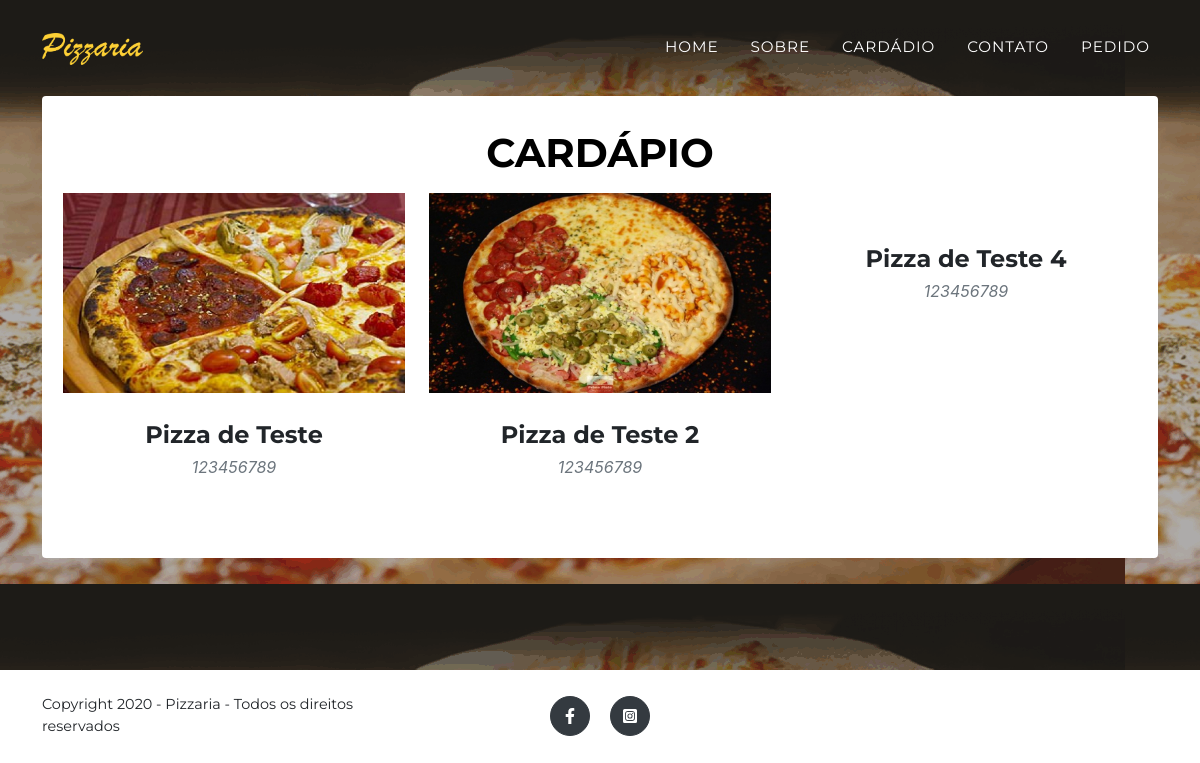
The app's page /cardapio.php, older data.
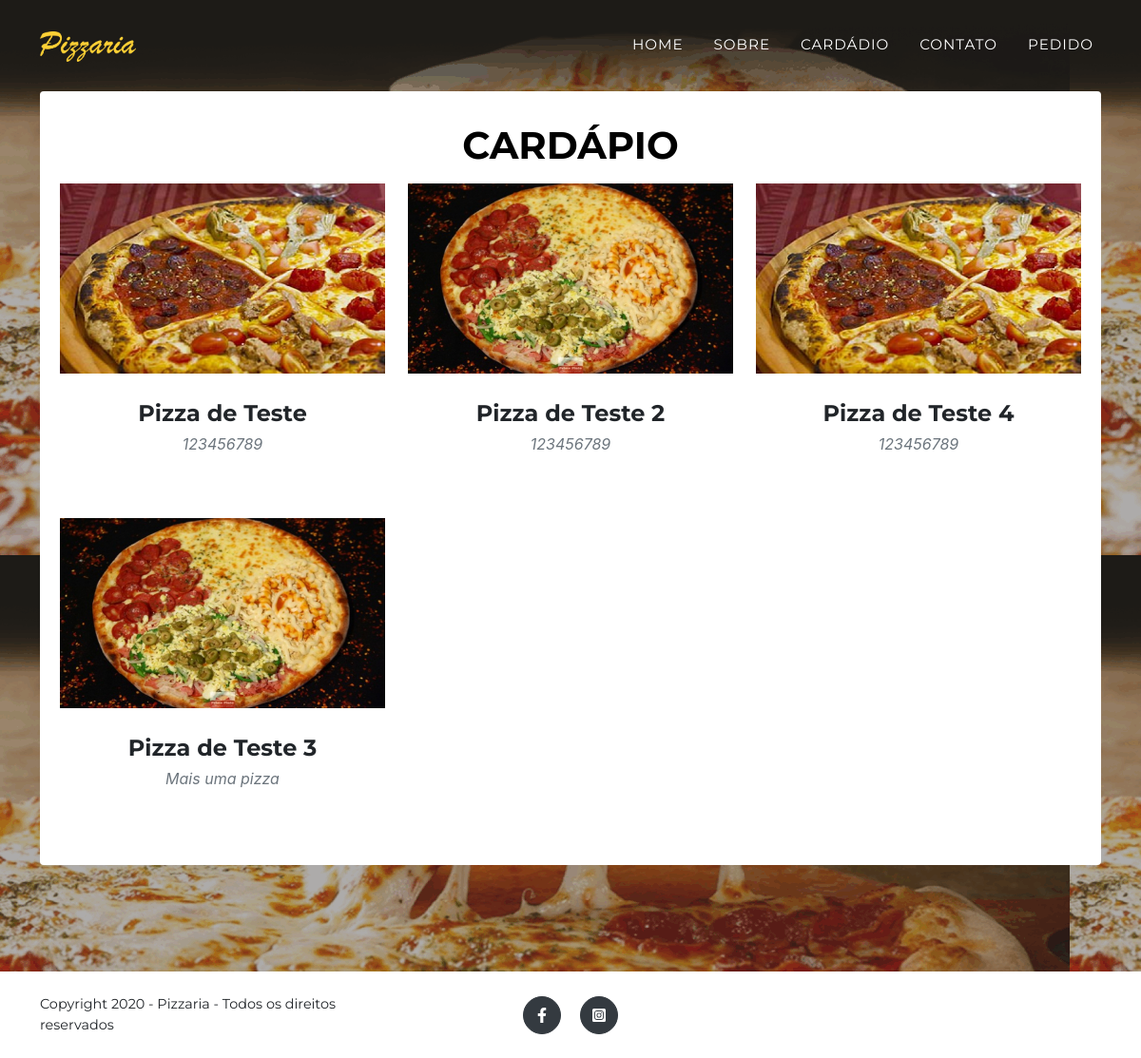
The same page, newer data.
### tables this page shows
CREATE TABLE `home` (
  `id` int(11) NOT NULL,
  `image1` varchar(100) NOT NULL,
  `image2` varchar(100) NOT NULL,
  `title1` varchar(100) NOT NULL,
  `title2` varchar(100) NOT NULL,
  `button` varchar(100) NOT NULL,
  `color_button` varchar(100) NOT NULL,
  `detalhes_contato` text NOT NULL,
  `google_map` text NOT NULL,
  `link_face` varchar(150) NOT NULL,
  `link_instagram` varchar(150) NOT NULL,
  `id_user` int(11) NOT NULL,
  `date_register` timestamp NOT NULL DEFAULT current_timestamp()
);

CREATE TABLE `menu` (
  `id` int(11) NOT NULL,
  `image` varchar(100) NOT NULL,
  `title` varchar(100) NOT NULL,
  `description` text NOT NULL,
  `id_user` int(11) NOT NULL,
  `date_register` timestamp NOT NULL DEFAULT current_timestamp()
);

### cardapio.php (the view)
<?php
require 'header.php';
$sql = 'SELECT * FROM menu';
$sql = $db->query($sql);
$sql = $sql->fetchAll(PDO::FETCH_ASSOC);
?>
<section class="page-section bg-light" id="portfolio" style="background-image: url(<?=$url.$dados['image2']; ?>);">
    <div class="container">
        <div class="alert" style="background-color: #fff;">
            <div class="text-center" style="margin-top: 20px;">
                <h2 style="color: #000;" class="section-heading text-uppercase">Cardápio</h2>
            </div>
            <div class="row">
                <?php if(!empty($sql)): ?>
                    <?php foreach ($sql as $m): ?>
                    <div class="col-lg-4 col-sm-6 mb-4">
                        <div class="portfolio-item zoom">
                            <a class="portfolio-link" data-toggle="modal" href=""
                                >
                                <img style="max-height: 200px;" class="img-fluid" src="admin/assets/img/menu/<?=$m['image']; ?>" alt=""
                            /></a>
                            <div class="portfolio-caption">
                                <div class="portfolio-caption-heading"><?=$m['title']; ?></div>
                                <div class="portfolio-caption-subheading text-muted">
                                    <?=$m['description']; ?>
                                </div>
                            </div>
                        </div>
                    </div>
                    <?php endforeach; ?>
                <?php else: ?>
                    <h3>Nenhum carpadio encontrado</h3>
                <?php endif; ?>
            </div>
        </div>
    </div>
</section>
<?php require 'footer.php'; ?>

### header.php (shortened to what this page needs)
<?php
require 'config.php';
$s = 'SELECT * FROM home';
$s = $db->query($s);
$dados = $s->fetch(PDO::FETCH_ASSOC);
$url = 'admin/assets/img/home/';
?>
<!DOCTYPE html>
<html lang="en">
    <head>
        <link href="css/styles.css" rel="stylesheet" />
    </head>
    <body id="page-top">
        <nav class="navbar navbar-expand-lg navbar-dark fixed-top" id="mainNav">
            <div class="container">
                <a class="navbar-brand js-scroll-trigger" href="index.php">
                    <img src="<?=$url.$dados['image1']; ?>" />
                </a>
                <div class="collapse navbar-collapse" id="navbarResponsive">
                    <ul class="navbar-nav text-uppercase ml-auto">
                        <li class="nav-item"><a class="nav-link js-scroll-trigger" href="index.php">HOME</a></li>
                        <li class="nav-item"><a class="nav-link js-scroll-trigger" href="sobre.php">SOBRE</a></li>
                        <li class="nav-item"><a class="nav-link js-scroll-trigger" href="cardapio.php">CARDÁDIO</a></li>
                        <li class="nav-item"><a class="nav-link js-scroll-trigger" href="contato.php">CONTATO</a></li>
                        <li class="nav-item"><a class="nav-link js-scroll-trigger" href="http://pizzariaimperiouvaranas.com.br/front" target="_blank">PEDIDO</a></li>
                    </ul>
                </div>
            </div>
        </nav>

### footer.php (shortened to what this page needs)
<footer class="footer py-4">
    <div class="container">
        <div class="row align-items-center">
            <div class="col-lg-4 text-lg-left">Copyright <?=date('Y'); ?> - Pizzaria - Todos os direitos reservados</div>
            <div class="col-lg-4 my-3 my-lg-0">
                <a class="btn btn-dark btn-social mx-2" href="<?=$dados['link_face']; ?>" title="Facebook">
                    <i class="fab fa-facebook-f"></i>
                </a>
                <a class="btn btn-dark btn-social mx-2" href="<?=$dados['link_instagram']; ?>" title="Instagran">
                    <i class="fab fa-instagram-square"></i>
                </a>
            </div>
        </div>
    </div>
</footer>
    </body>
</html>

Row changes from the older to the newer data that the page shows:
changed menu "Pizza de Teste 4": image: picture added
added menu: image (picture), title "Pizza de Teste 3", description "Mais uma pizza"
